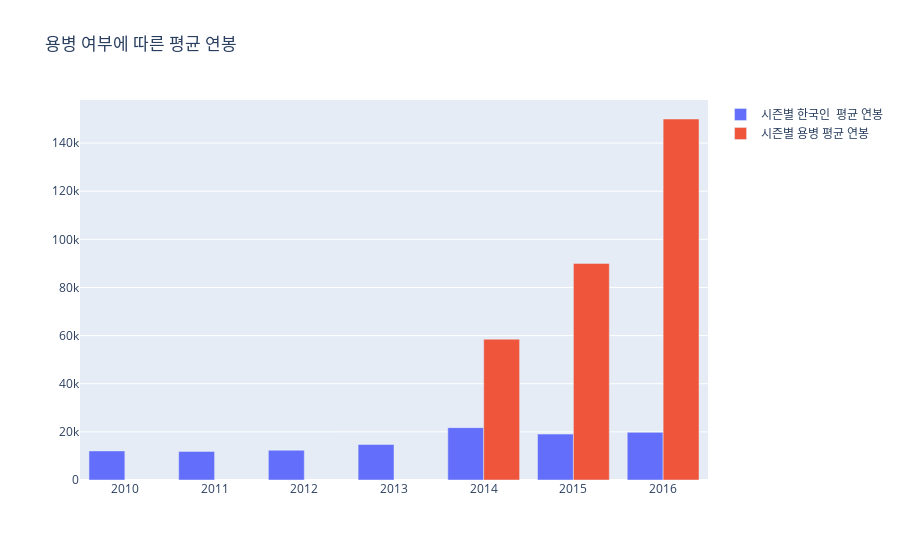

The cell this chart's notebook holds for it:
### Code cell
for_kor_category()

### Figure 1 — Plotly figure (JSON) as saved in the notebook; plotly's stock layout.template omitted (floating-point values rounded to 4 significant figures)
{"data": [{"name": "시즌별 한국인  평균 연봉", "type": "bar", "x": [2010, 2011, 2012, 2013, 2014, 2015, 2016], "y": [12080.0, 11870.0, 12370.0, 14760.0, 21760.0, 19070.0, 19790.0]}, {"name": "시즌별 용병 평균 연봉", "type": "bar", "x": [2014, 2015, 2016], "y": [58500, 90000, 150000]}], "layout": {"title": {"text": "용병 여부에 따른 평균 연봉"}}}
